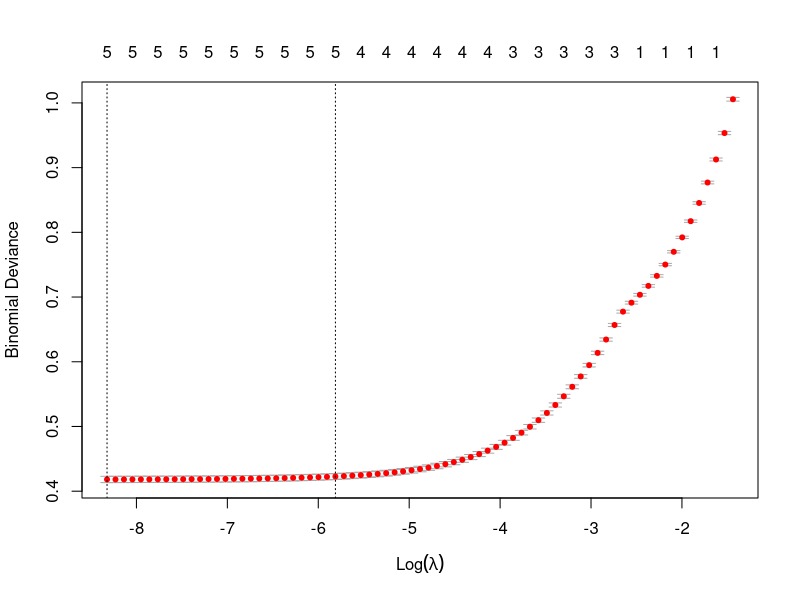

Reproduce this figure in R.
library(glmnet)

data <- read.csv('model_data.csv')
set.seed(15081947)
N <- nrow(data)

trn.samples <- sample.int(N, N * 0.7)
trn.data <- data[trn.samples,]
tst.data <- data[-trn.samples,]

all.Xs <- colnames(data)[c(2:4, 6, 8:10)]
model.1 <- all.Xs[c(2:5, 7)]
X <- trn.data[, model.1]
y <- trn.data[, 'Outcome']
result.1 <- glmnet(as.matrix(X), y, family = "binomial", alpha = 1)
cv.1 <-
  cv.glmnet(
    as.matrix(data[, model.1]),
    data[, 'Outcome'],
    nfolds = 13,
    family = "binomial",
    alpha = 1
  ) # 13 is a factor of 110526

plot(cv.1)

# The coefficients of the model with least lambda are:
coef(cv.1$glmnet.fit, s = cv.1$lambda.min)
# 6 x 1 sparse Matrix of class "dgCMatrix"
# 1
# (Intercept)   0.223748136
# SMS_received  0.019591434
# VisitNum     -0.048825303
# CumNoShow     0.329623732
# Age.Grp      -0.004292481
# Gap.Grp       0.040077374
print(paste("Mean cross-validated error:", cv.1$cvm[length(cv.1$cvm)]))
